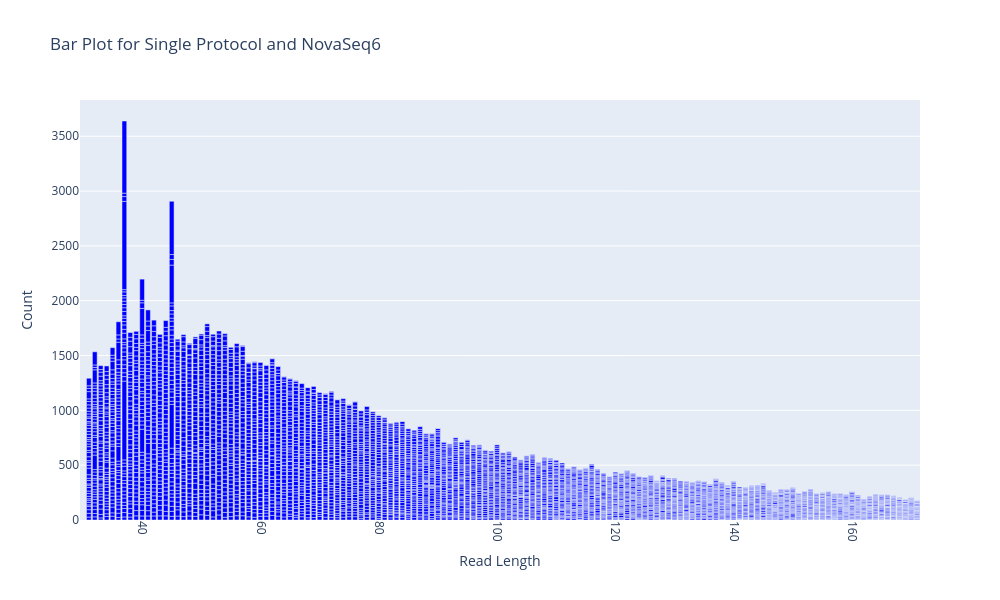

The notebook cell saved with this chart:
### Code cell
# Filter data for the bar plot
bar_data = l4l5_rlens[(l4l5_rlens['trim_type'] == 'collapsed') 
                      & (l4l5_rlens['Protocol'] == 'Single')
                      & (l4l5_rlens['Platform'] == 'NovaSeq6')]

# Create the bar plot
fig = go.Figure()

fig.add_trace(go.Bar(
    x=bar_data['Read_Length'],  # X-axis: Read_Length
    y=bar_data['Count'],        # Y-axis: Count
    name='Single NovaSeq6',     # Label for the bar plot
    marker_color='blue'         # Set the bar color
))

# Update layout to add title and axis labels
fig.update_layout(
    title='Bar Plot for Single Protocol and NovaSeq6',
    xaxis_title='Read Length',
    yaxis_title='Count',
    xaxis_tickangle=90,  # Rotate x-axis labels if needed
    width=1000,  # Set the width of the plot (adjust as needed)
    height=600   # Set the height of the plot (adjust as needed)
)

# Show the plot
fig.show()

### Figure 1 — Plotly figure (JSON) as saved in the notebook; plotly's stock layout.template omitted (floating-point values rounded to 4 significant figures; data arrays with more than 128 entries replaced by an {"elided": "..."} marker saying what was removed)
{"data": [{"marker": {"color": "blue"}, "name": "Single NovaSeq6", "type": "bar", "x": {"elided": "6469 int values"}, "y": {"elided": "6469 int values"}}], "layout": {"height": 600, "title": {"text": "Bar Plot for Single Protocol and NovaSeq6"}, "width": 1000, "xaxis": {"tickangle": 90, "title": {"text": "Read Length"}}, "yaxis": {"title": {"text": "Count"}}}}
